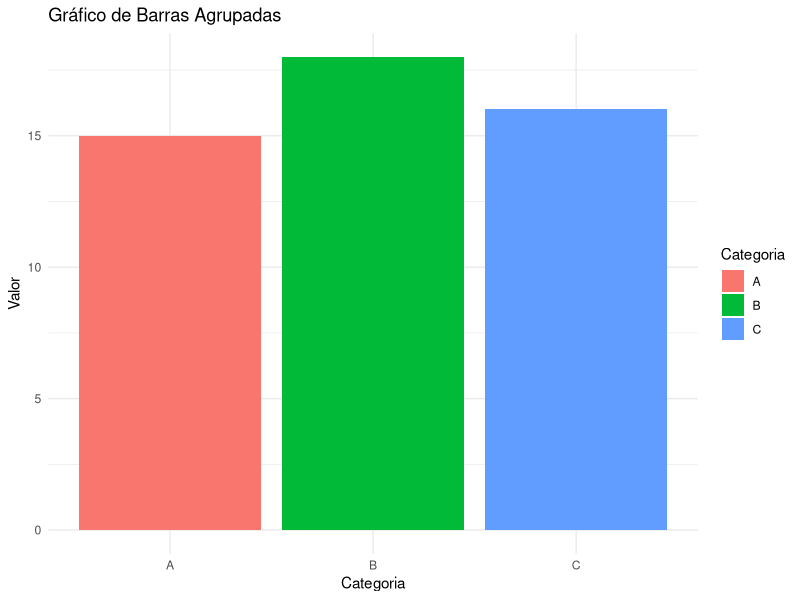
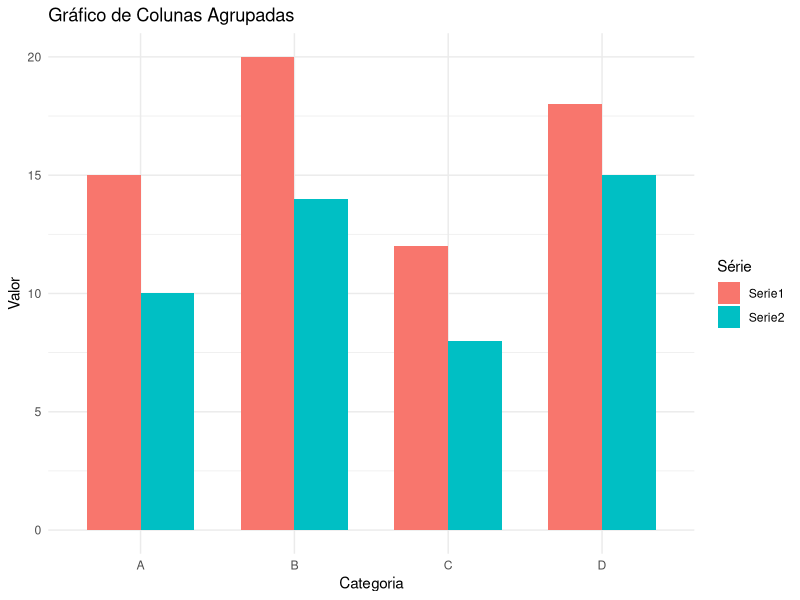
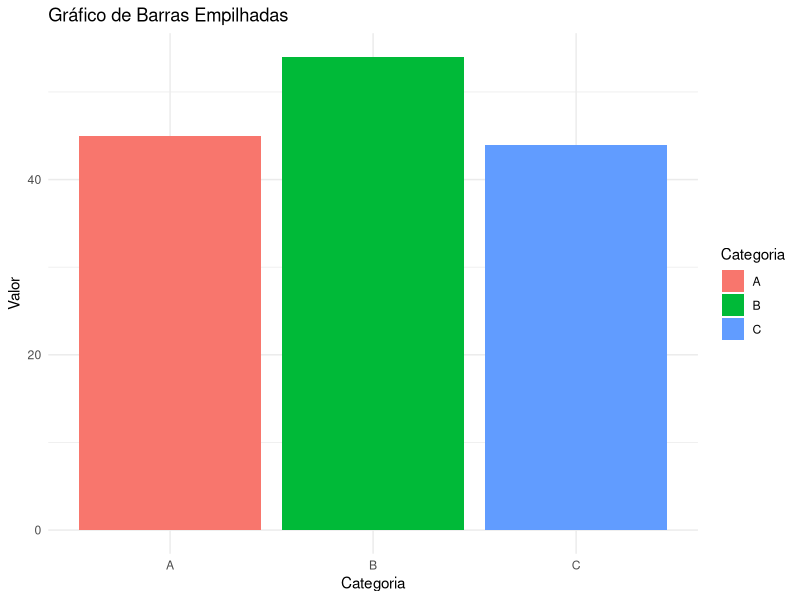
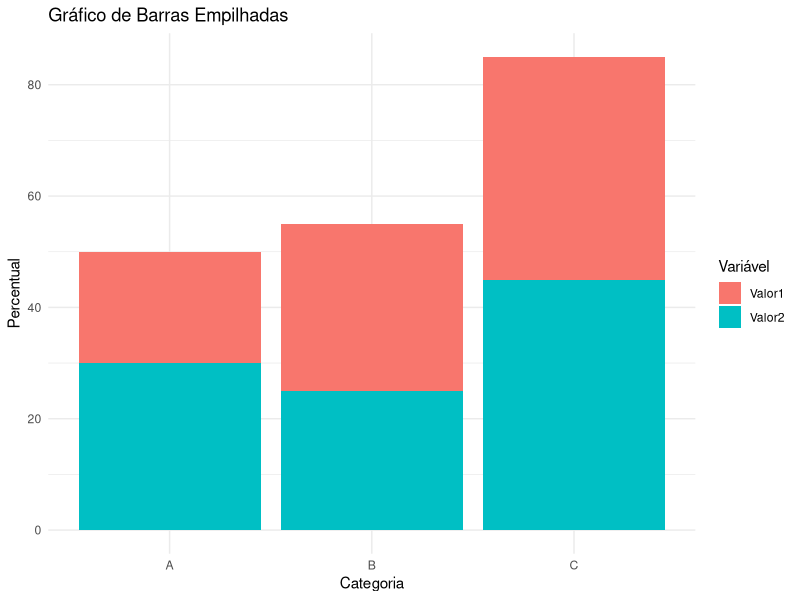
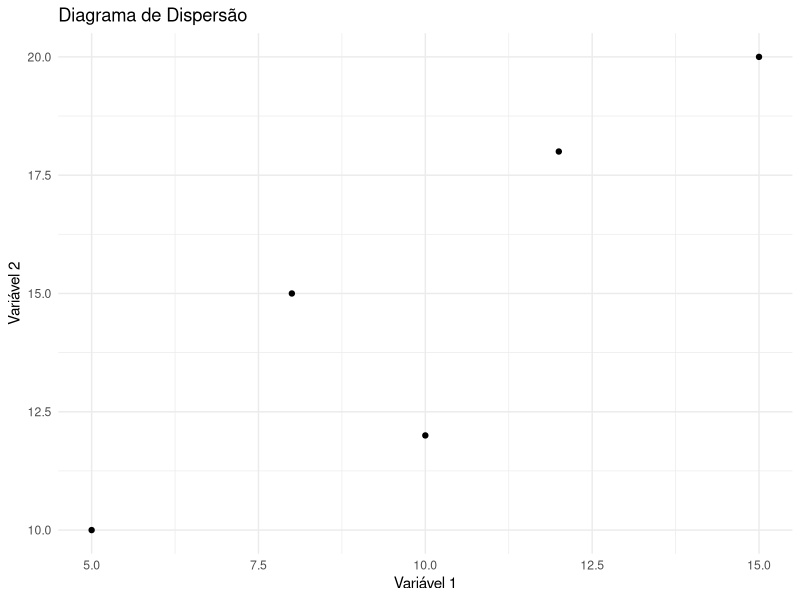
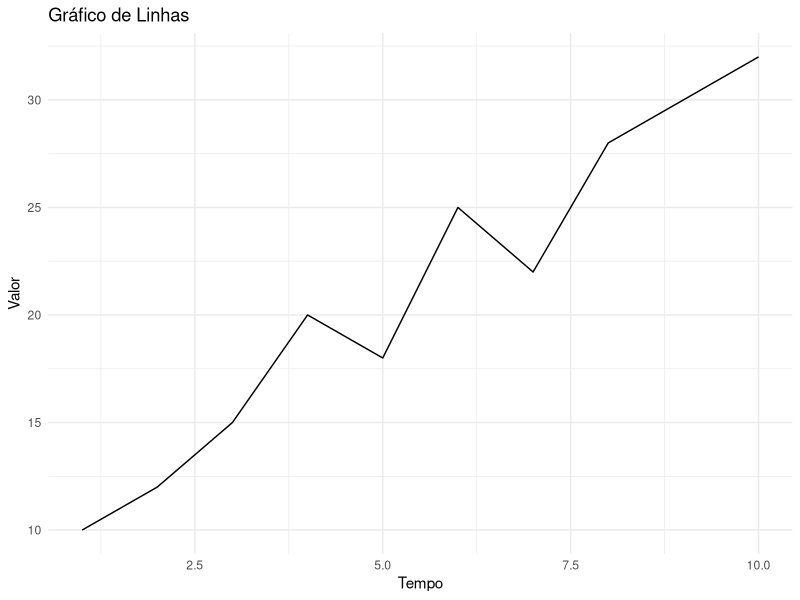
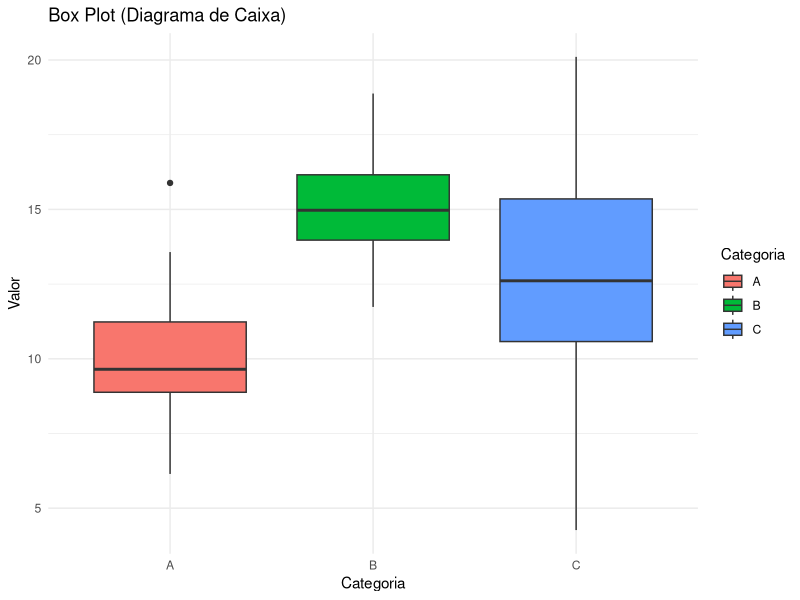
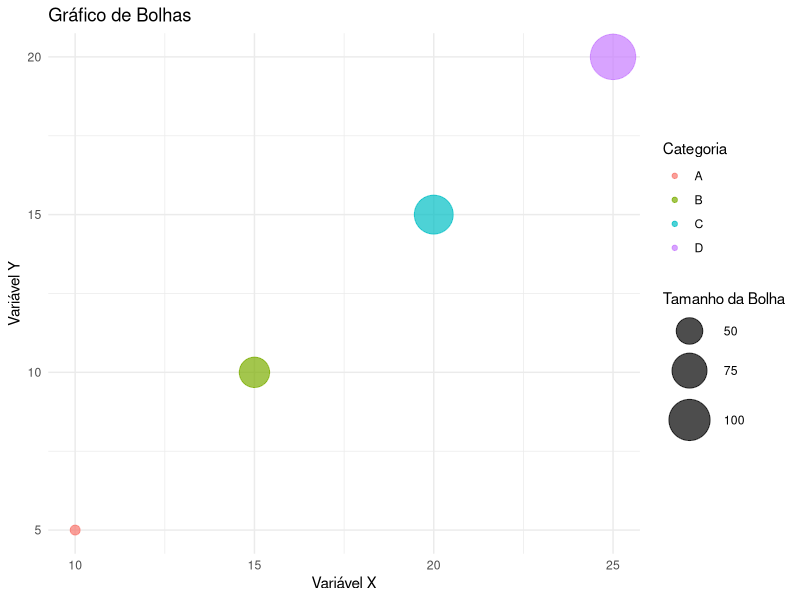

Write the R code that produced these figures, in order.
## ---- chunk 1
# Instale o pacote ggplot2 se ainda não estiver instalado
#  install.packages("tidyverse")

# Carregue o pacote ggplot2
library(ggplot2)

# Crie um conjunto de dados fictício
dados <- data.frame(
  Categoria = rep(c("A", "B", "C"), each = 4),
  Valor = c(10, 15, 8, 12, 14, 18, 9, 13, 11, 16, 7, 10)
)

# Crie o gráfico de barras agrupadas
ggplot(dados, aes(x = Categoria, y = Valor, fill = Categoria)) +
  geom_bar(stat = "identity", position = "dodge") +
  labs(title = "Gráfico de Barras Agrupadas",
       x = "Categoria",
       y = "Valor") +
  theme_minimal()
## ---- chunk 2
# Instale o pacote ggplot2 se ainda não estiver instalado
# install.packages("ggplot2")

# Carregue o pacote ggplot2
library(ggplot2)

# Crie um conjunto de dados fictício com duas séries
dados <- data.frame(
  Categoria = c("A", "B", "C", "D"),
  Serie1 = c(15, 20, 12, 18),
  Serie2 = c(10, 14, 8, 15)
)

# Converta os dados para o formato longo
dados_long <- tidyr::gather(dados, key = "Serie", value = "Valor", -Categoria)

# Crie o gráfico de colunas agrupadas
ggplot(dados_long, aes(x = Categoria, y = Valor, fill = Serie)) +
  geom_col(position = "dodge", width = 0.7) +
  labs(title = "Gráfico de Colunas Agrupadas",
       x = "Categoria",
       y = "Valor",
       fill = "Série") +
  theme_minimal()

## ---- chunk 3
# Instale o pacote ggplot2 se ainda não estiver instalado
# install.packages("ggplot2")

# Carregue o pacote ggplot2
library(ggplot2)

# Crie um conjunto de dados fictício
dados <- data.frame(
  Categoria = rep(c("A", "B", "C"), each = 4),
  Valor = c(10, 15, 8, 12, 14, 18, 9, 13, 11, 16, 7, 10)
)

# Crie o gráfico de barras empilhadas
ggplot(dados, aes(x = Categoria, y = Valor, fill = Categoria)) +
  geom_bar(stat = "identity") +
  labs(title = "Gráfico de Barras Empilhadas",
       x = "Categoria",
       y = "Valor") +
  theme_minimal()

## ---- chunk 4
# Instale o pacote ggplot2 se ainda não estiver instalado
# install.packages("ggplot2")

# Carregue o pacote ggplot2
library(ggplot2)

# Crie um conjunto de dados fictício
dados <- data.frame(
  Categoria = c("A", "B", "C"),
  Valor1 = c(20, 30, 40),
  Valor2 = c(30, 25, 45)
)

# Transforme os dados para o formato longo
dados_long <- tidyr::gather(dados, key = "Variavel", value = "Percentual", -Categoria)

# Crie o gráfico de barras empilhadas
ggplot(dados_long, aes(x = Categoria, y = Percentual, fill = Variavel)) +
  geom_bar(stat = "identity") +
  labs(title = "Gráfico de Barras Empilhadas",
       x = "Categoria",
       y = "Percentual",
       fill = "Variável") +
  theme_minimal()

## ---- chunk 5
# Instale o pacote ggplot2 se ainda não estiver instalado
# install.packages("ggplot2")

# Carregue o pacote ggplot2
library(ggplot2)

# Crie um conjunto de dados fictício
dados <- data.frame(
  Variavel1 = c(5, 8, 10, 12, 15),
  Variavel2 = c(10, 15, 12, 18, 20)
)

# Crie o diagrama de dispersão
ggplot(dados, aes(x = Variavel1, y = Variavel2)) +
  geom_point() +
  labs(title = "Diagrama de Dispersão",
       x = "Variável 1",
       y = "Variável 2") +
  theme_minimal()

## ---- chunk 6
# Instale o pacote ggplot2 se ainda não estiver instalado
# install.packages("ggplot2")

# Carregue o pacote ggplot2
library(ggplot2)

# Crie um conjunto de dados fictício
dados <- data.frame(
  Tempo = seq(1, 10),
  Valor = c(10, 12, 15, 20, 18, 25, 22, 28, 30, 32)
)

# Crie o gráfico de linhas
ggplot(dados, aes(x = Tempo, y = Valor)) +
  geom_line() +
  labs(title = "Gráfico de Linhas",
       x = "Tempo",
       y = "Valor") +
  theme_minimal()

## ---- chunk 7
# Instale o pacote ggplot2 se ainda não estiver instalado
# install.packages("ggplot2")

# Carregue o pacote ggplot2
library(ggplot2)

# Crie um conjunto de dados fictício
dados <- data.frame(
  Categoria = rep(c("A", "B", "C"), each = 50),
  Valor = c(rnorm(50, mean = 10, sd = 2),
            rnorm(50, mean = 15, sd = 2),
            rnorm(50, mean = 12, sd = 3))
)

# Crie o box plot
ggplot(dados, aes(x = Categoria, y = Valor, fill = Categoria)) +
  geom_boxplot() +
  labs(title = "Box Plot (Diagrama de Caixa)",
       x = "Categoria",
       y = "Valor") +
  theme_minimal()

## ---- chunk 8
# Instale o pacote ggplot2 se ainda não estiver instalado
# install.packages("ggplot2")

# Carregue o pacote ggplot2
library(ggplot2)

# Crie um conjunto de dados fictício
dados <- data.frame(
  VariavelX = c(10, 15, 20, 25),
  VariavelY = c(5, 10, 15, 20),
  TamanhoBolha = c(30, 60, 90, 120),
  Categoria = c("A", "B", "C", "D")
)

# Crie o gráfico de bolhas
ggplot(dados, aes(x = VariavelX, y = VariavelY, size = TamanhoBolha, color = Categoria)) +
  geom_point(alpha = 0.7) +
  scale_size_continuous(range = c(3, 15)) +
  labs(title = "Gráfico de Bolhas",
       x = "Variável X",
       y = "Variável Y",
       size = "Tamanho da Bolha",
       color = "Categoria") +
  theme_minimal()

## ---- chunk 9
# Instale o pacote ggplot2 se ainda não estiver instalado
# install.packages("ggplot2")

# Carregue o pacote ggplot2
library(ggplot2)

# Crie um conjunto de dados fictício
dados <- data.frame(
  Categoria = c("A", "B", "C", "D"),
  Variavel1 = c(5, 8, 12, 15),
  Variavel2 = c(10, 15, 18, 22),
  Variavel3 = c(7, 12, 14, 20)
)

# Crie o gráfico de radar
ggplot(dados, aes(x = Categoria)) +
  geom_polygon(aes(y = Variavel1, group = 1), fill = "lightblue", alpha = 0.5) +
  geom_polygon(aes(y = Variavel2, group = 2), fill = "lightgreen", alpha = 0.5) +
  geom_polygon(aes(y = Variavel3, group = 3), fill = "lightcoral", alpha = 0.5) +
  labs(title = "Gráfico de Radar",
       y = "Valor",
       x = "Categoria") +
  theme_minimal()

## ---- chunk 10
# Instale o pacote ggplot2 se ainda não estiver instalado
# install.packages("ggplot2")

# Carregue o pacote ggplot2
library(ggplot2)

# Crie um conjunto de dados fictício
dados <- data.frame(
  Tempo = seq(1, 5),
  Categoria1 = c(10, 15, 20, 25, 18),
  Categoria2 = c(5, 10, 12, 15, 20),
  Categoria3 = c(8, 12, 18, 22, 25)
)

# Mude o formato dos dados para usar o ggplot2
dados_long <- tidyr::gather(dados, key = "Categoria", value = "Valor", -Tempo)

# Crie o gráfico de áreas empilhadas
ggplot(dados_long, aes(x = Tempo, y = Valor, fill = Categoria)) +
  geom_area() +
  labs(title = "Gráfico de Áreas Empilhadas",
       x = "Tempo",
       y = "Valor",
       fill = "Categoria") +
  theme_minimal()

## ---- chunk 11
# Instale o pacote ggplot2 se ainda não estiver instalado
# install.packages("ggplot2")

# Carregue o pacote ggplot2
library(ggplot2)

# Crie um conjunto de dados fictício
dados <- data.frame(
  Categoria = c("A", "B", "C", "D"),
  Valor = c(15, 20, 12, 18)
)

# Crie o gráfico de barras horizontais
ggplot(dados, aes(x = Categoria, y = Valor)) +
  geom_bar(stat = "identity", fill = "skyblue") +
  labs(title = "Gráfico de Barras Horizontais",
       x = "Categoria",
       y = "Valor") +
  theme_minimal() +
  coord_flip()  # Inverte a orientação para barras horizontais

